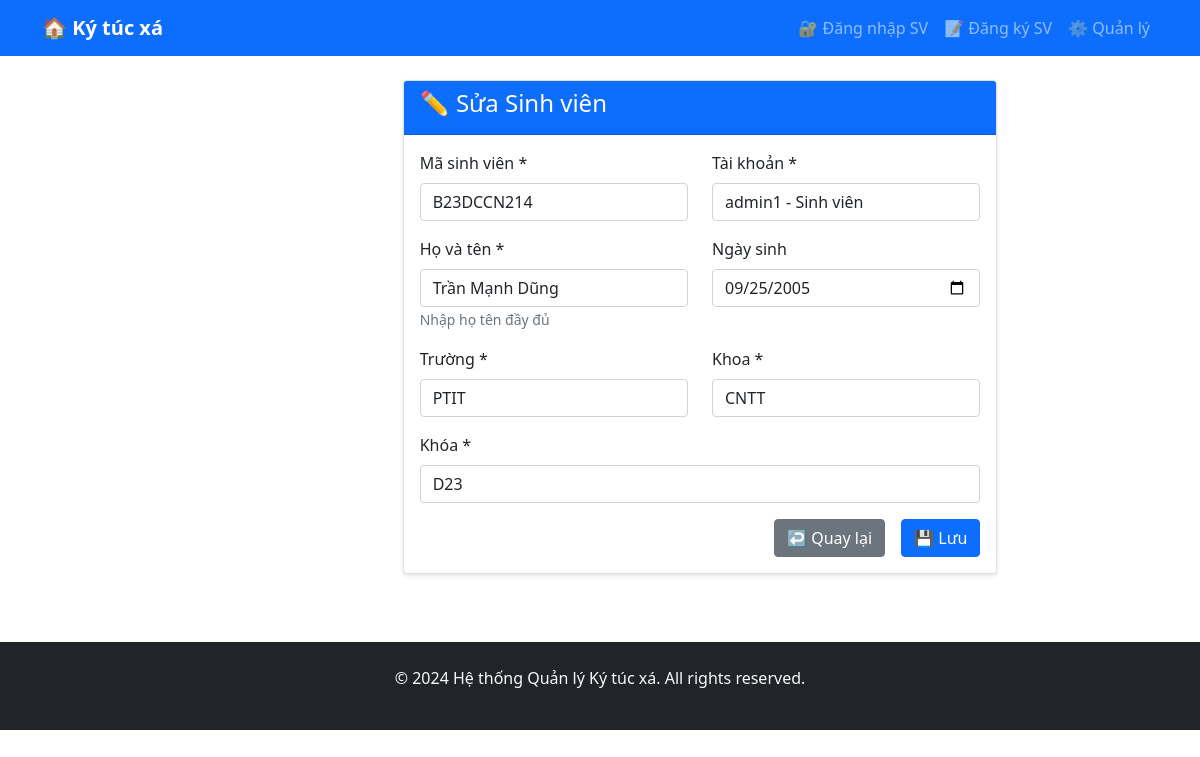
Page /students/1/edit/ on the committed database.
### dormitory/models.py (models this page shows, shortened)
class Student(models.Model):
    user = models.OneToOneField(CustomUser, on_delete=models.CASCADE)
    student_id = models.CharField(max_length=20, unique=True)
    university = models.CharField(max_length=200)
    faculty = models.CharField(max_length=100)
    course = models.CharField(max_length=50)
    full_name = models.CharField(max_length=100, blank=True)
    date_of_birth = models.DateField(null=True, blank=True)

### dormitory/views.py (the view)
# urls.py: path('students/<int:pk>/edit/', views.student_update, name='student_edit'),
def student_update(request, pk):
    student = get_object_or_404(Student, pk=pk)
    if request.method == 'POST':
        form = StudentForm(request.POST, instance=student)
        if form.is_valid():
            form.save()
            return redirect('student_list')
    else:
        form = StudentForm(instance=student)
    return render(request, 'dormitory/student_form.html', {'form': form})

### dormitory/forms.py
class StudentForm(forms.ModelForm):
    class Meta:
        model = Student
        fields = ['student_id', 'user', 'full_name', 'date_of_birth', 'university', 'faculty', 'course']
        widgets = {
            'student_id': forms.TextInput(attrs={'class': 'form-control'}),
            'user': forms.Select(attrs={'class': 'form-control'}),
            'full_name': forms.TextInput(attrs={'class': 'form-control'}),
            'date_of_birth': forms.DateInput(attrs={'class': 'form-control', 'type': 'date'}),
            'university': forms.TextInput(attrs={'class': 'form-control'}),
            'faculty': forms.TextInput(attrs={'class': 'form-control'}),
            'course': forms.TextInput(attrs={'class': 'form-control'}),
        }

### accounts/models.py (called while the page is built)
    def __str__(self):
        return f"{self.username} - {self.get_user_type_display()}"

### dormitory/templates/dormitory/student_form.html (shortened to what this page needs)
{% extends 'base.html' %}
{% block content %}
<div class="row justify-content-center">
    <div class="col-md-8">
        <div class="card">
            <div class="card-header bg-primary text-white">
                <h4>{% if form.instance.pk %}✏️ Sửa{% else %}➕ Thêm{% endif %} Sinh viên</h4>
            </div>
            <div class="card-body">
                <form method="post">
                    <div class="row">
                        <div class="col-md-6 mb-3">
                            <label class="form-label">Mã sinh viên *</label>
                            {{ form.student_id }}
                        </div>
                        <div class="col-md-6 mb-3">
                            <label class="form-label">Tài khoản *</label>
                            {{ form.user }}
                        </div>
                    </div>
                    <div class="row">
                        <div class="col-md-6 mb-3">
                            <label class="form-label">Họ và tên *</label>
                            {{ form.full_name }}
                            <small class="form-text text-muted">Nhập họ tên đầy đủ</small>
                        </div>
                        <div class="col-md-6 mb-3">
                            <label class="form-label">Ngày sinh</label>
                            {{ form.date_of_birth }}
                        </div>
                    </div>
                    <div class="row">
                        <div class="col-md-6 mb-3">
                            <label class="form-label">Trường *</label>
                            {{ form.university }}
                        </div>
                        <div class="col-md-6 mb-3">
                            <label class="form-label">Khoa *</label>
                            {{ form.faculty }}
                        </div>
                    </div>
                    <div class="mb-3">
                        <label class="form-label">Khóa *</label>
                        {{ form.course }}
                    </div>
                    <div class="d-grid gap-2 d-md-flex justify-content-md-end">
                        <a href="{% url 'student_list' %}" class="btn btn-secondary me-md-2">↩️ Quay lại</a>
                        <button type="submit" class="btn btn-primary">💾 Lưu</button>
                    </div>
                </form>
            </div>
        </div>
    </div>
</div>
{% endblock %}

### templates/base.html (style rules this page uses)
.card { box-shadow: 0 2px 4px rgba(0, 0, 0, 0.1); margin-bottom: 20px; }

### rows in the picture
Student: student_id "B23DCCN214", user "admin1 - Sinh viên", full_name "Trần Mạnh Dũng", date_of_birth "09/25/2005", university "PTIT", faculty "CNTT", course "D23"
